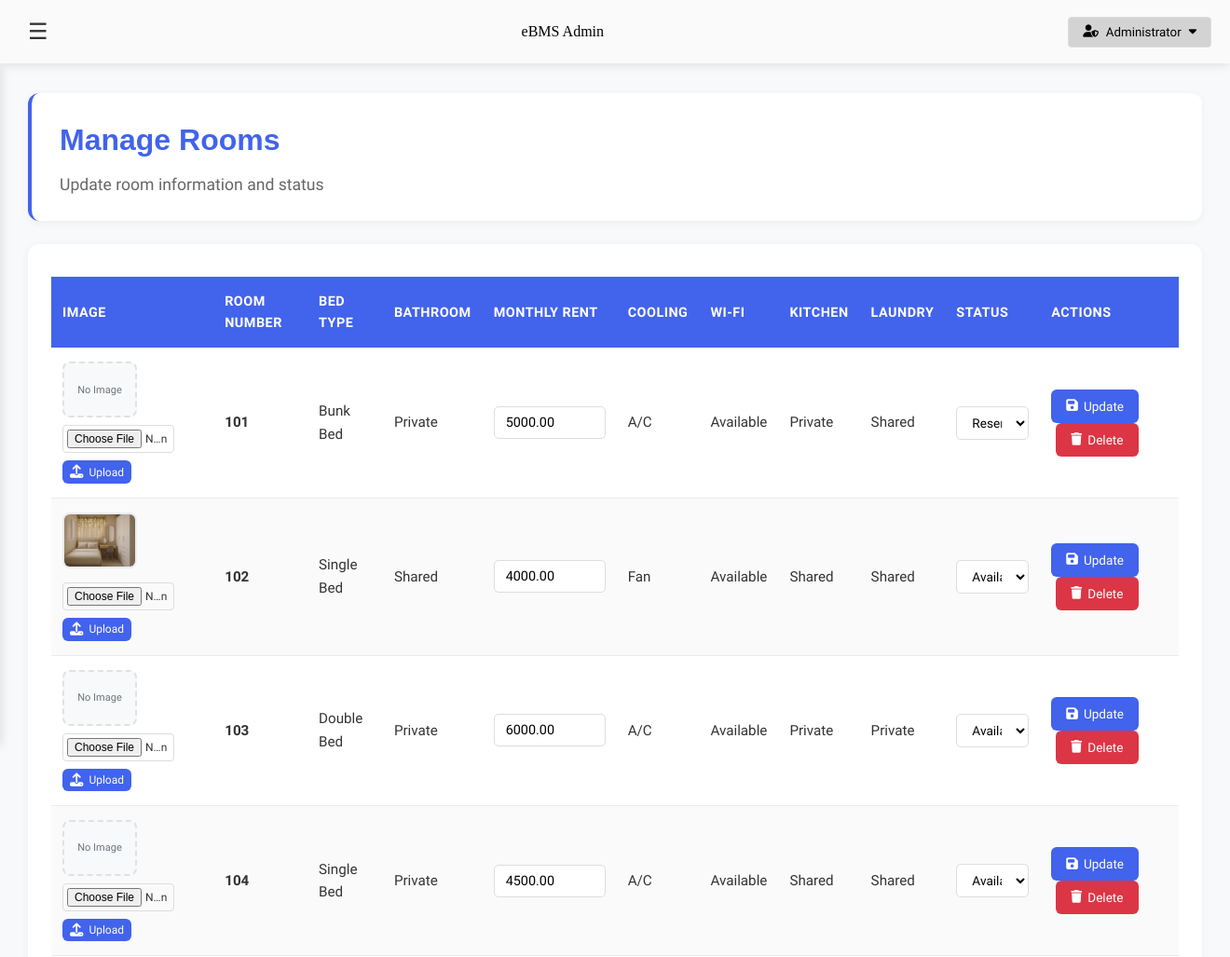
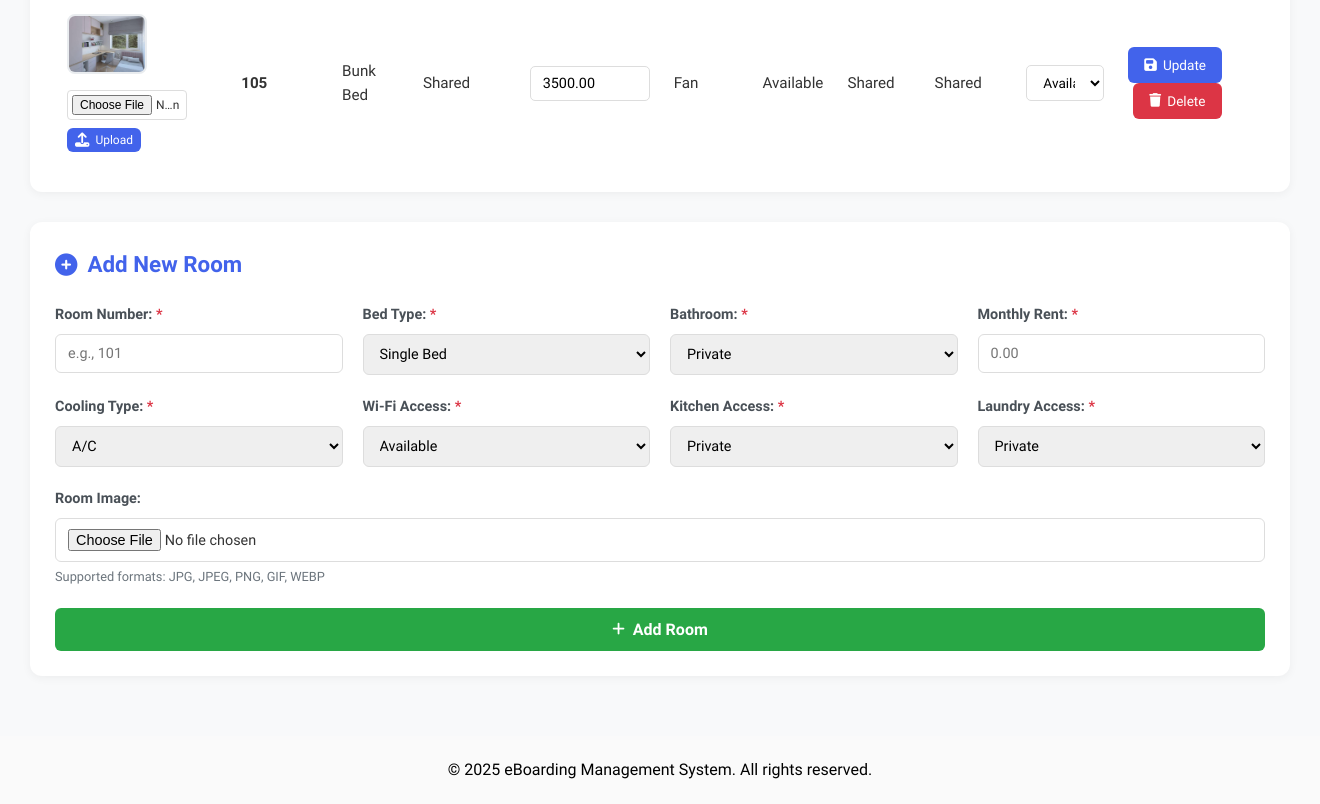
The app's page /ad-rooms.php (signed in) with its own data (2 pictures, top to bottom).
### tables this page shows
CREATE TABLE `rooms` (
  `id` int(11) NOT NULL,
  `room_number` varchar(10) NOT NULL,
  `bed_type` varchar(50) NOT NULL,
  `bathroom_type` varchar(50) NOT NULL,
  `status` varchar(20) DEFAULT 'Available',
  `monthly_rent` decimal(10,2) NOT NULL,
  `cooling_type` varchar(50) DEFAULT NULL,
  `wifi_access` varchar(50) DEFAULT NULL,
  `kitchen_access` varchar(50) DEFAULT NULL,
  `laundry_access` varchar(50) DEFAULT NULL,
  `main_img` varchar(255) DEFAULT NULL,
  `images` text DEFAULT NULL,
  `created_at` timestamp NOT NULL DEFAULT current_timestamp(),
  `image_path` varchar(255) DEFAULT ''
);

### ad-rooms.php (the view, shortened to what this page needs)
<?php
include 'db.php';
$rooms_result = $conn->query("SELECT * FROM rooms ORDER BY room_number");
if (!$rooms_result) {
    $error = "Database error: " . $conn->error;
    $rooms = false;
} else {
    $rooms = $rooms_result;
}
?>
<!DOCTYPE html>
<html lang="en">
<head>
  <link rel="stylesheet" href="https://cdnjs.cloudflare.com/ajax/libs/font-awesome/6.5.0/css/all.min.css">
</head>
<body>
  <?php include 'ad-header.php'; ?>
  <div class="main-container">
    <main class="main-content" id="mainContent">
      <div class="content-header">
        <h1>Manage Rooms</h1>
        <p>Update room information and status</p>
      </div>
      <div class="table-container">
        <?php if ($rooms && $rooms->num_rows > 0): ?>
          <table class="data-table">
            <thead>
              <tr>
                <th>Image</th>
                <th>Room Number</th>
                <th>Bed Type</th>
                <th>Bathroom</th>
                <th>Monthly Rent</th>
                <th>Cooling</th>
                <th>Wi-Fi</th>
                <th>Kitchen</th>
                <th>Laundry</th>
                <th>Status</th>
                <th>Actions</th>
              </tr>
            </thead>
            <tbody>
              <?php while ($room = $rooms->fetch_assoc()): ?>
                <tr>
                  <td class="image-cell">
                    <?php if (!empty($room['image_path']) && file_exists($room['image_path'])): ?>
                      <img src="<?php echo $room['image_path']; ?>" alt="Room <?php echo $room['room_number']; ?>" class="room-image" onclick="openModal('<?php echo $room['image_path']; ?>')">
                    <?php else: ?>
                      <div class="no-image">No Image</div>
                    <?php endif; ?>
                    <form method="POST" enctype="multipart/form-data" class="image-upload-form">
                      <input type="file" name="room_image" accept="image/*" style="font-size: 12px; width: 120px;">
                      <button type="submit" name="update_room_image" class="update-btn" style="padding: 5px 8px; font-size: 12px;">
                        <i class="fas fa-upload"></i> Upload
                      </button>
                    </form>
                  </td>
                  <td><strong><?php echo $room['room_number']; ?></strong></td>
                  <td><?php echo $room['bed_type']; ?></td>
                  <td><?php echo $room['bathroom_type']; ?></td>
                  <td>
                    <form method="POST" style="display: inline;">
                      <input type="number" name="monthly_rent" value="<?php echo $room['monthly_rent']; ?>" step="0.01" min="0" style="width: 120px; padding: 8px 12px; border: 1px solid #ddd; border-radius: 5px;">
                  </td>
                  <td><?php echo $room['cooling_type']; ?></td>
                  <td><?php echo $room['wifi_access']; ?></td>
                  <td><?php echo $room['kitchen_access']; ?></td>
                  <td><?php echo $room['laundry_access']; ?></td>
                  <td>
                    <select name="status" style="padding: 8px 12px; border: 1px solid #ddd; border-radius: 5px;">
                      <option value="Available" <?php echo $room['status'] == 'Available' ? 'selected' : ''; ?>>Available</option>
                      <option value="Reserved" <?php echo $room['status'] == 'Reserved' ? 'selected' : ''; ?>>Reserved</option>
                    </select>
                  </td>
                  <td>
                      <form method="POST" style="display: inline;">
                          <button type="submit" name="update_room" class="update-btn">
                              <i class="fas fa-save"></i> Update
                          </button>
                      </form>
                      <form method="POST" style="display: inline; margin-left: 5px;" onsubmit="return confirm('Are you sure you want to delete room <?php echo $room['room_number']; ?>? This action cannot be undone.')">
                          <button type="submit" name="delete_room" class="delete-btn">
                              <i class="fas fa-trash"></i> Delete
                          </button>
                      </form>
                  </td>
              <?php endwhile; ?>
            </tbody>
          </table>
        <?php endif; ?>
      </div>
      <div class="form-section">
        <h3><i class="fas fa-plus-circle"></i> Add New Room</h3>
        <form method="POST" enctype="multipart/form-data">
          <div class="form-grid">
            <div class="form-group">
              <label class="required">Room Number:</label>
              <input type="text" name="room_number" required placeholder="e.g., 101">
            </div>
            <div class="form-group">
              <label class="required">Bed Type:</label>
              <select name="bed_type" required>
                <option value="Single Bed">Single Bed</option>
              </select>
            </div>
            <div class="form-group">
              <label class="required">Bathroom:</label>
              <select name="bathroom_type" required>
                <option value="Private">Private</option>
              </select>
            </div>
            <div class="form-group">
              <label class="required">Monthly Rent:</label>
              <input type="number" name="monthly_rent" step="0.01" min="0" required placeholder="0.00">
            </div>
            <div class="form-group">
              <label class="required">Cooling Type:</label>
              <select name="cooling_type" required>
                <option value="A/C">A/C</option>
              </select>
            </div>
            <div class="form-group">
              <label class="required">Wi-Fi Access:</label>
              <select name="wifi_access" required>
                <option value="Available">Available</option>
              </select>
            </div>
            <div class="form-group">
              <label class="required">Kitchen Access:</label>
              <select name="kitchen_access" required>
                <option value="Private">Private</option>
              </select>
            </div>
            <div class="form-group">
              <label class="required">Laundry Access:</label>
              <select name="laundry_access" required>
                <option value="Private">Private</option>
              </select>
            </div>
            <div class="form-group full-width">
              <label>Room Image:</label>
              <input type="file" name="room_image" accept="image/*">
              <small>Supported formats: JPG, JPEG, PNG, GIF, WEBP</small>
            </div>
            <div class="form-group full-width">
              <button type="submit" name="add_room" class="btn">
                <i class="fas fa-plus"></i> Add Room
              </button>
            </div>
          </div>
        </form>
      </div>
    </main>
  </div>
  <?php include 'ad-footer.php'; ?>
</body>
</html>

### ad-header.php (shortened to what this page needs)
<!DOCTYPE html>
<html lang="en">
<head>
</head>
<body>
  <div class="header">
    <button class="menu-toggle" onclick="toggleSidebar()">☰</button>
    <div class="logo">eBMS Admin</div>
    <div class="user-menu">
      <button class="user-btn" onclick="toggleDropdown()">
        <i class="fa-solid fa-user-shield"></i> Administrator <i class="fa-solid fa-caret-down"></i>
      </button>
    </div>
  </div>

### ad-footer.php (shortened to what this page needs)
<footer>
  <span>&copy; 2025 eBoarding Management System. All rights reserved.</span>
</footer>
</body>
</html>

### ad-header.php (style rules this page uses)
body { background: white; color: white; }
.header { background: #FAFAFA; color: #FAFAFA; padding: 15px 20px; display: flex; justify-content: space-between; align-items: center; box-shadow: 0 2px 10px rgba(0,0,0,0.1); position: fixed; top: 0; left: 0; right: 0; z-index: 1000; }
.logo { font-family: Arial Black; color: black; }
.menu-toggle { background: none; border: none; color: #333333; font-size: 1.5em; cursor: pointer; padding: 5px 10px; border-radius: 5px; transition: background 0.3s; z-index: 1001; }
.user-btn { background: lightgray; border: 1px solid #ddd; border-radius: 4px; padding: 8px 15px; cursor: pointer; display: flex; align-items: center; gap: 8px; }

### ad-sidebar.php (style rules this page uses)
.main-content { margin-left: 0; transition: margin-left 0.3s ease; }

### ad-footer.php (style rules this page uses)
footer { background: #FAFAFA; color: black; text-align: center; padding: 10px; box-shadow: 0 -4px 10px rgba(0, 0, 0, 0.1); margin-top: auto; }
footer span { font-size: 1em; line-height: 3; display: inline-block; }

### records on screen
rooms: shows "No Image", room_number "101", bed_type "Bunk Bed", bathroom_type "Private", monthly_rent "5000.00", cooling_type "A/C", wifi_access "Available", kitchen_access "Private", laundry_access "Shared", status "Reserved"
rooms: image_path (picture), room_number "102", bed_type "Single Bed", bathroom_type "Shared", monthly_rent "4000.00", cooling_type "Fan", wifi_access "Available", kitchen_access "Shared", laundry_access "Shared", status "Available"
rooms: shows "No Image", room_number "103", bed_type "Double Bed", bathroom_type "Private", monthly_rent "6000.00", cooling_type "A/C", wifi_access "Available", kitchen_access "Private", laundry_access "Private", status "Available"
rooms: shows "No Image", room_number "104", bed_type "Single Bed", bathroom_type "Private", monthly_rent "4500.00", cooling_type "A/C", wifi_access "Available", kitchen_access "Shared", laundry_access "Shared", status "Available"
rooms: image_path (picture), room_number "105", bed_type "Bunk Bed", bathroom_type "Shared", monthly_rent "3500.00", cooling_type "Fan", wifi_access "Available", kitchen_access "Shared", laundry_access "Shared", status "Available"
